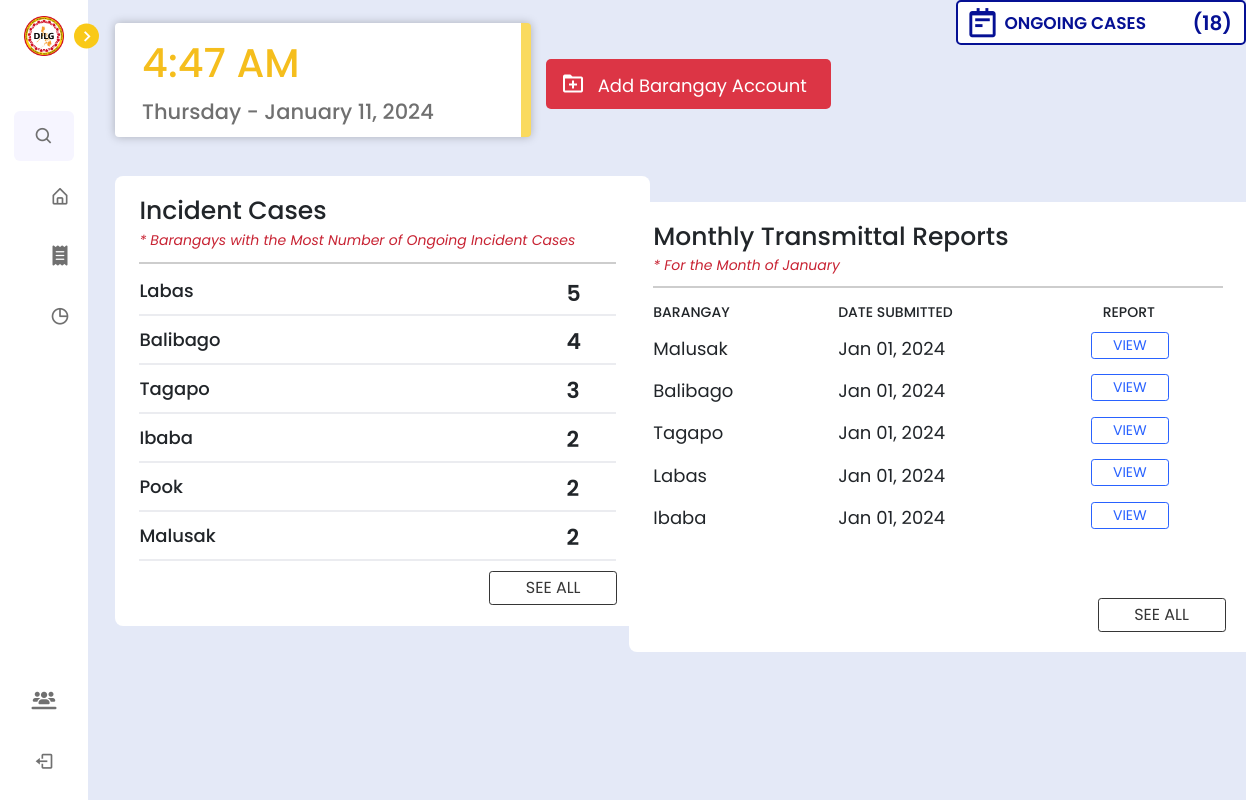
Screenshot of /dilg/home.php (signed in) with the database file from the repository.
### tables this page shows
CREATE TABLE `monthly_reports` (
  `monthlyReport_id` int(11) NOT NULL,
  `generate_report` varchar(50) DEFAULT NULL,
  `timestamp` timestamp NOT NULL DEFAULT current_timestamp(),
  `lupon_id` int(11) NOT NULL,
  `submitter_first_name` varchar(50) NOT NULL,
  `submitter_last_name` varchar(50) NOT NULL,
  `pb_id` int(11) NOT NULL
);

CREATE TABLE `pb_accounts` (
  `pb_id` int(11) NOT NULL,
  `account_id` int(11) NOT NULL,
  `barangay` varchar(255) NOT NULL,
  `barangay_captain` varchar(255) DEFAULT NULL,
  `email_address` varchar(255) NOT NULL,
  `password` varchar(255) NOT NULL,
  `signature_image` mediumblob DEFAULT NULL,
  `created_at` timestamp NOT NULL DEFAULT current_timestamp(),
  `account_status` varchar(50) DEFAULT 'active',
  `login_attempts` int(11) NOT NULL DEFAULT 0,
  `last_failed_attempt` datetime DEFAULT NULL
);

### dilg/home.php (the view, shortened to what this page needs)
<?php
include '../config.php';
$currentMonth = date("F");
?>
<!DOCTYPE html>
<html lang="en">
<head>
    <link href='https://unpkg.com/boxicons@2.1.1/css/boxicons.min.css' rel='stylesheet'>
    <link rel="stylesheet" href="https://cdnjs.cloudflare.com/ajax/libs/font-awesome/6.4.2/css/all.min.css" />
    <link rel="stylesheet" href="../node_modules/bootstrap/dist/css/bootstrap.min.css">
    <link rel="stylesheet" href="../css/dilg.css">
</head>
<body>
    <nav class="sidebar close">
        <header>
            <div class="image-text">
                <span class="image">
                    <img src="../images/logo.png">
                </span>
            </div>
            <i class='bx bx-chevron-right toggle'></i>
        </header>
        <div class="menu-bar">
            <div class="menu">
            <li class="search-box">
                <i class='bx bx-search icon'></i>
            </li>
                    <li class="nav-link">
                        <a href="home.php">
                            <i class='bx bx-home-alt icon' ></i>
                        </a>
                    </li>
                    <li class="nav-link">
                        <a href="transmittal_reports.php">
                        <i class="fa-solid fa-receipt icon"></i>
                        </a>
                    </li>
                    <li class="nav-link">
                        <a href="analytics.php">
                            <i class='bx bx-pie-chart-alt icon' ></i>
                        </a>
                    </li>
            </div>
            <div class="bottom-content">
            <li class="">
                <a href="manage_accounts.php">
                <i class="fa-solid fa-users-line icon"></i>
                    </a>
                </li>
                <li class="">
                    <a href="../logout.php">
                        <i class='bx bx-log-out icon' ></i>
                    </a>
                </li>
            </div>
        </div>
    </nav>
    <section class="home" style="margin-top: -1%;">
        <div class="datetime-container" style="display: flex;">
        <div class="datetime mb-3">
                <div class="time" id="time"></div>
                <div class="date"></div>
            </div>
            <a href="add-barangay-account.php" style="text-decoration: none; margin-left: 1%;"><div class="add-account">
                <i class='bx bx-folder-plus'></i>
                <p>Add Barangay Account</p>
            </div></a>
            <?php
$query = "SELECT COUNT(*) AS total_ongoing_cases
FROM `incident_report` AS ir
WHERE NOT EXISTS (
    SELECT 1
    FROM `amicable_settlement` AS amicable
    WHERE ir.incident_case_number = amicable.incident_case_number
)";
        $result = mysqli_query($conn, $query);
        if ($result) {
            $row = mysqli_fetch_assoc($result);
            $totalOngoingCases = $row['total_ongoing_cases'];
        } else {
            $totalOngoingCases = 0;
        }
        ?>
<div class="lupon-online-box">
                    <div class="online" style="display: flex; margin-top: -5px;">
                    <i class='bx bx-notepad notepad'></i>
                    <p class="ongoingcases">ONGOING CASES</p>
                    <p class="total">(<?php echo $totalOngoingCases ?>)</p>
                    </div>
                </div>
        </div>
        <div class="home-container" style="display: flex;">
        <div class="incident-case-table">
    <div class="head-text">
        <p class="incident-case">Incident Cases</p>
        <p class="notice-records">* Barangays with the Most Number of Ongoing Incident Cases</p>
        <div class="table-container">
            <hr style="border: 1px solid #3d3d3d; margin: 3px 0; width: 90%; margin-top: 5%">
            <table class="incident-table">
            <?php
       $select = mysqli_query($conn, "
       SELECT pb.barangay AS barangay, COUNT(ir.incident_case_number) AS total_cases
       FROM `incident_report` AS ir
       INNER JOIN `lupon_accounts` AS la ON ir.lupon_id = la.lupon_id
       INNER JOIN `pb_accounts` AS pb ON la.pb_id = pb.pb_id
       LEFT JOIN `amicable_settlement` AS amicable ON ir.incident_case_number = amicable.incident_case_number
       WHERE amicable.hearing_id IS NULL
       GROUP BY pb.barangay
       ORDER BY total_cases DESC
   ") or die('query failed');
        while ($row = mysqli_fetch_assoc($select)) {
            echo "<tr>";
            echo "<td style='font-size: 18px; font-weight: 500; border-bottom: 2px solid #ebecf0; padding-bottom: 10px; width: 90%; padding-top: 10px;'>" . $row['barangay'] . "</td>";
            echo "<td style='position: fixed; margin-left: -4%; font-size: 22px; font-weight: 600; padding-top: 10px;'>" . $row['total_cases'] . "</td>";
            echo "</tr>";
        }
        ?>
            </table>
            <a href="analytics.php" style="text-decoration: none;">
        <span class="seeall" style="margin-left: 66%;">See All</span></a>
        </div>
        </div>
    </div>
</div>
<?php
$queryMonthlyReports = "SELECT pb.pb_id, pb.barangay AS barangay,
mr.timestamp AS date_submitted,
mr.generate_report AS report
FROM `monthly_reports` AS mr
INNER JOIN `pb_accounts` AS pb ON mr.pb_id = pb.pb_id
WHERE MONTH(mr.timestamp) = MONTH(CURRENT_DATE())
AND YEAR(mr.timestamp) = YEAR(CURRENT_DATE())
ORDER BY mr.timestamp DESC
LIMIT 6";
$resultMonthlyReports = mysqli_query($conn, $queryMonthlyReports);
?>
<div class="incident-case-table-1">
    <div class="head-text">
        <p class="incident-case">Monthly Transmittal Reports</p>
        <p class="notice-records">* For the Month of <em><?php echo $currentMonth; ?></em></p>
        <div class="table-container" style="height: 800px;">
            <hr style="border: 1px solid #3d3d3d; margin: 10px 0; width: 100%; margin-top: 5%">
            <table class="incident-table-1">
                <?php
                if (mysqli_num_rows($resultMonthlyReports) > 0) {
                    echo "<tr>";
                        echo "<th style='font-weight: 500; font-size: 14px; text-transform: uppercase;'>Barangay</th>";
                        echo "<th style='font-weight: 500; font-size: 14px; text-transform: uppercase;'>Date Submitted</th>";
                        echo "<th style='font-weight: 500; font-size: 14px; text-transform: uppercase;'>Report</th>";
                        echo "</tr>";
                        echo "<tr>";
                        while ($row = mysqli_fetch_assoc($resultMonthlyReports)) {
                            $dateSubmitted = $row['date_submitted'];
                            echo "<td style='font-size: 18px; margin-top: 5px;'>" . $row['barangay'] . "</td>";
                            echo "<td style='font-size: 18px;'>" . date('M d, Y', strtotime($row['date_submitted'])) . "</td>";
                            $pbId = isset($row['pb_id']) ? $row['pb_id'] : '';
                            echo '<td style="font-size: 14px;"><a href="../tcpdf/monthly_report.php?pb_id=' . urlencode($pbId) . '&date_submitted=' . urlencode($dateSubmitted) . '" style="text-decoration: none;" target="_blank"><span class="summon-record">View</span></a></td>';
                            echo "</tr>";
                        }
                }
                ?>
            </table>
        </div>
        <a href="transmittal_reports.php" style="text-decoration: none;">
            <span class="seeall" style="margin-top: 10%;">See All</span></a>
    </div>
</div>
    </section>
</body>
</html>

### css/dilg.css (style rules this page uses)
* { margin: 0; padding: 0; box-sizing: border-box; font-family: 'Poppins', sans-serif; }
:root { --body-color: #E4E9F7; --sidebar-color: #FFF; --primary-color: #F9C918; --primary-color-light: #F6F5FF; --toggle-color: #DDD; --text-color: #707070; --tran-03: all 0.2s ease; --tran-03: all 0.3s ease; --tran-04: all 0.3s ease; --tran-05: all 0.3s ease; }
body { min-height: 100vh; background-color: var(--body-color); transition: var(--tran-05); overflow-x: hidden; overflow-y: hidden; }
.sidebar { position: fixed; top: 0; left: 0; height: 100%; width: 250px; padding: 10px 14px; background: var(--sidebar-color); transition: var(--tran-05); z-index: 100; }
.sidebar.close { width: 88px; }
.sidebar li { height: 50px; list-style: none; display: flex; align-items: center; margin-top: 10px; }
.sidebar header .image, .sidebar .icon { min-width: 60px; border-radius: 6px; }
.sidebar .icon { min-width: 60px; border-radius: 6px; height: 100%; display: flex; align-items: center; justify-content: center; font-size: 20px; }
.sidebar .text, .sidebar .icon { color: var(--text-color); transition: var(--tran-03); }
.sidebar header { position: relative; }
.sidebar header .image-text { display: flex; align-items: center; }
.sidebar header .image { display: flex; align-items: center; justify-content: center; }
.sidebar header .image img { width: 40px; border-radius: 6px; }
.sidebar header .toggle { position: absolute; top: 50%; right: -25px; transform: translateY(-50%) rotate(180deg); height: 25px; width: 25px; background-color: var(--primary-color); color: var(--sidebar-color); border-radius: 50%; display: flex; align-items: center; justify-content: center; font-size: 22px; cursor: pointer; transition: var(--tran-05); }
.sidebar.close .toggle { transform: translateY(-50%) rotate(0deg); }
.sidebar .menu { margin-top: 40px; }
.sidebar li.search-box { border-radius: 6px; background-color: var(--primary-color-light); cursor: pointer; transition: var(--tran-05); }
.sidebar li a { list-style: none; height: 100%; background-color: transparent; display: flex; align-items: center; height: 100%; width: 100%; border-radius: 6px; text-decoration: none; transition: var(--tran-03); }
.sidebar .menu-bar { height: calc(100% - 55px); display: flex; flex-direction: column; justify-content: space-between; overflow-y: scroll; }
.home { position: absolute; top: 0; top: 0; left: 250px; margin-left: 3%; margin-top: 3%; height: 100vh; width: calc(100% - 250px); background-color: var(--body-color); transition: var(--tran-05); }
.sidebar.close ~ .home { left: 78px; height: 100vh; width: calc(100% - 78px); }
.home .datetime { font-size: 16px; width: 20rem; padding: 10px; padding-left: 1%; margin-top: 3%; background: #fff; box-shadow: 0 0 10px rgba(0, 0, 0, 0.25); border-radius: 4px; font-weight: 500; border-right: 10px #FADA5F solid; font-family: 'Oswald', sans-serif; }
.home .datetime .time { font-size: 40px; width: 20rem; color: #F5BE1D; }
.home .datetime .date { margin-top: 3px; font-size: 28px; width: 20rem; color: var(--text-color); }
.add-account { display: flex; align-items: left; justify-content: left; width: 285px; height: 50px; padding: 13px 15px; margin-top: 60px; margin-left: 1%; background-color: #dc3545; border-radius: 5px; cursor: pointer; }
.add-account i { font-size: 24px; color: white; }
.add-account p { font-size: 18px; color: white; margin-left: 5%; width: 17rem; }

### rows the page displays
monthly_reports: pb.barangay "Malusak", timestamp "Jan 01, 2024"
monthly_reports: pb.barangay "Balibago", timestamp "Jan 01, 2024"
monthly_reports: pb.barangay "Tagapo", timestamp "Jan 01, 2024"
monthly_reports: pb.barangay "Labas", timestamp "Jan 01, 2024"
monthly_reports: pb.barangay "Ibaba", timestamp "Jan 01, 2024"

### other values shown
$totalOngoingCases "18"
$row['barangay'] "Labas"
$row['total_cases'] "5"
$row['barangay'] "Balibago"
$row['total_cases'] "4"
$row['barangay'] "Tagapo"
$row['total_cases'] "3"
$row['barangay'] "Ibaba"
$row['total_cases'] "2"
$row['barangay'] "Pook"
$row['barangay'] "Malusak"
